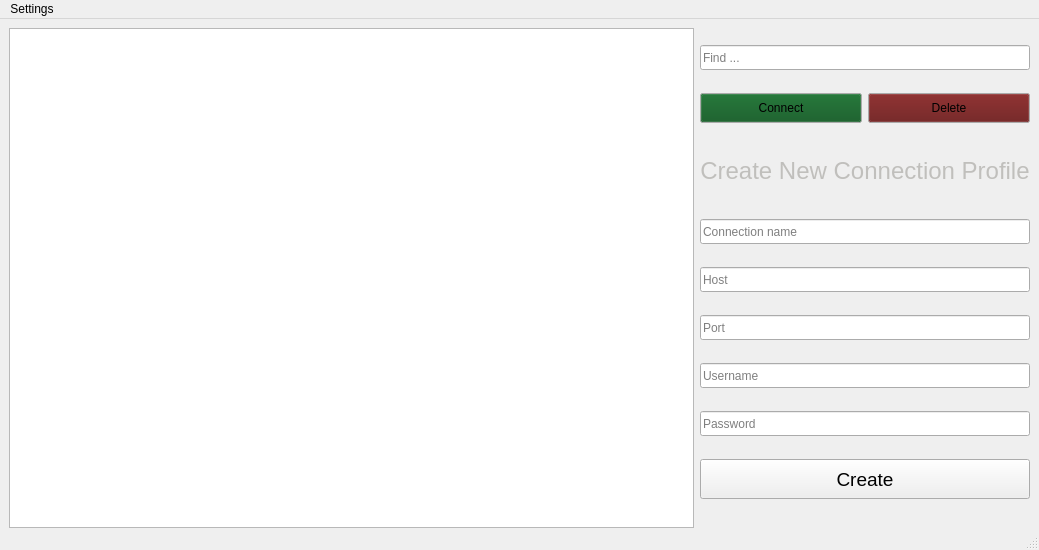
<?xml version="1.0" encoding="UTF-8"?>
<ui version="4.0">
 <class>connection_window</class>
 <widget class="QMainWindow" name="connection_window">
  <property name="enabled">
   <bool>true</bool>
  </property>
  <property name="geometry">
   <rect>
    <x>0</x>
    <y>0</y>
    <width>1039</width>
    <height>550</height>
   </rect>
  </property>
  <property name="sizePolicy">
   <sizepolicy hsizetype="Preferred" vsizetype="Preferred">
    <horstretch>0</horstretch>
    <verstretch>0</verstretch>
   </sizepolicy>
  </property>
  <property name="minimumSize">
   <size>
    <width>1000</width>
    <height>550</height>
   </size>
  </property>
  <property name="maximumSize">
   <size>
    <width>16777215</width>
    <height>16777215</height>
   </size>
  </property>
  <property name="contextMenuPolicy">
   <enum>Qt::DefaultContextMenu</enum>
  </property>
  <property name="windowTitle">
   <string>Cassandra Tool - Connection Profiles</string>
  </property>
  <widget class="QWidget" name="centralwidget">
   <layout class="QGridLayout" name="gridLayout">
    <item row="0" column="0">
     <layout class="QHBoxLayout" name="horizontalLayout_2" stretch="3,1">
      <item>
       <layout class="QVBoxLayout" name="verticalLayout_2">
        <item>
         <widget class="QTableView" name="connection_profiles_table_view">
          <property name="sizePolicy">
           <sizepolicy hsizetype="Expanding" vsizetype="Expanding">
            <horstretch>0</horstretch>
            <verstretch>0</verstretch>
           </sizepolicy>
          </property>
          <property name="minimumSize">
           <size>
            <width>660</width>
            <height>500</height>
           </size>
          </property>
          <property name="sizeAdjustPolicy">
           <enum>QAbstractScrollArea::AdjustIgnored</enum>
          </property>
          <property name="dragEnabled">
           <bool>false</bool>
          </property>
          <property name="dragDropMode">
           <enum>QAbstractItemView::NoDragDrop</enum>
          </property>
          <property name="defaultDropAction">
           <enum>Qt::IgnoreAction</enum>
          </property>
          <property name="showGrid">
           <bool>false</bool>
          </property>
          <attribute name="horizontalHeaderCascadingSectionResizes">
           <bool>false</bool>
          </attribute>
          <attribute name="horizontalHeaderShowSortIndicator" stdset="0">
           <bool>false</bool>
          </attribute>
         </widget>
        </item>
       </layout>
      </item>
      <item>
       <layout class="QVBoxLayout" name="verticalLayout">
        <item>
         <layout class="QVBoxLayout" name="verticalLayout_9">
          <item>
           <widget class="QLineEdit" name="find_line">
            <property name="sizePolicy">
             <sizepolicy hsizetype="Expanding" vsizetype="Expanding">
              <horstretch>0</horstretch>
              <verstretch>0</verstretch>
             </sizepolicy>
            </property>
            <property name="maximumSize">
             <size>
              <width>16777215</width>
              <height>25</height>
             </size>
            </property>
            <property name="text">
             <string/>
            </property>
            <property name="placeholderText">
             <string>Find ...</string>
            </property>
           </widget>
          </item>
         </layout>
        </item>
        <item>
         <layout class="QHBoxLayout" name="horizontalLayout">
          <item>
           <layout class="QVBoxLayout" name="verticalLayout_13">
            <item>
             <widget class="QPushButton" name="connect_button">
              <property name="sizePolicy">
               <sizepolicy hsizetype="Expanding" vsizetype="Expanding">
                <horstretch>0</horstretch>
                <verstretch>0</verstretch>
               </sizepolicy>
              </property>
              <property name="maximumSize">
               <size>
                <width>16777215</width>
                <height>30</height>
               </size>
              </property>
              <property name="palette">
               <palette>
                <active>
                 <colorrole role="Button">
                  <brush brushstyle="SolidPattern">
                   <color alpha="255">
                    <red>8</red>
                    <green>84</green>
                    <blue>27</blue>
                   </color>
                  </brush>
                 </colorrole>
                </active>
                <inactive>
                 <colorrole role="Button">
                  <brush brushstyle="SolidPattern">
                   <color alpha="255">
                    <red>8</red>
                    <green>84</green>
                    <blue>27</blue>
                   </color>
                  </brush>
                 </colorrole>
                </inactive>
                <disabled>
                 <colorrole role="Button">
                  <brush brushstyle="SolidPattern">
                   <color alpha="255">
                    <red>8</red>
                    <green>84</green>
                    <blue>27</blue>
                   </color>
                  </brush>
                 </colorrole>
                </disabled>
               </palette>
              </property>
              <property name="text">
               <string>Connect</string>
              </property>
             </widget>
            </item>
           </layout>
          </item>
          <item>
           <layout class="QVBoxLayout" name="verticalLayout_11">
            <item>
             <widget class="QPushButton" name="delete_button">
              <property name="sizePolicy">
               <sizepolicy hsizetype="Expanding" vsizetype="Expanding">
                <horstretch>0</horstretch>
                <verstretch>0</verstretch>
               </sizepolicy>
              </property>
              <property name="maximumSize">
               <size>
                <width>16777215</width>
                <height>30</height>
               </size>
              </property>
              <property name="palette">
               <palette>
                <active>
                 <colorrole role="Button">
                  <brush brushstyle="SolidPattern">
                   <color alpha="255">
                    <red>100</red>
                    <green>14</green>
                    <blue>14</blue>
                   </color>
                  </brush>
                 </colorrole>
                </active>
                <inactive>
                 <colorrole role="Button">
                  <brush brushstyle="SolidPattern">
                   <color alpha="255">
                    <red>100</red>
                    <green>14</green>
                    <blue>14</blue>
                   </color>
                  </brush>
                 </colorrole>
                </inactive>
                <disabled>
                 <colorrole role="Button">
                  <brush brushstyle="SolidPattern">
                   <color alpha="255">
                    <red>100</red>
                    <green>14</green>
                    <blue>14</blue>
                   </color>
                  </brush>
                 </colorrole>
                </disabled>
               </palette>
              </property>
              <property name="text">
               <string>Delete</string>
              </property>
             </widget>
            </item>
           </layout>
          </item>
         </layout>
        </item>
        <item>
         <layout class="QVBoxLayout" name="verticalLayout_12">
          <item>
           <widget class="QLabel" name="label">
            <property name="sizePolicy">
             <sizepolicy hsizetype="Expanding" vsizetype="Expanding">
              <horstretch>0</horstretch>
              <verstretch>0</verstretch>
             </sizepolicy>
            </property>
            <property name="maximumSize">
             <size>
              <width>16777215</width>
              <height>50</height>
             </size>
            </property>
            <property name="palette">
             <palette>
              <active>
               <colorrole role="WindowText">
                <brush brushstyle="SolidPattern">
                 <color alpha="255">
                  <red>192</red>
                  <green>191</green>
                  <blue>188</blue>
                 </color>
                </brush>
               </colorrole>
              </active>
              <inactive>
               <colorrole role="WindowText">
                <brush brushstyle="SolidPattern">
                 <color alpha="255">
                  <red>192</red>
                  <green>191</green>
                  <blue>188</blue>
                 </color>
                </brush>
               </colorrole>
              </inactive>
              <disabled/>
             </palette>
            </property>
            <property name="font">
             <font>
              <pointsize>18</pointsize>
             </font>
            </property>
            <property name="text">
             <string>Create New Connection Profile</string>
            </property>
            <property name="alignment">
             <set>Qt::AlignCenter</set>
            </property>
           </widget>
          </item>
         </layout>
        </item>
        <item>
         <layout class="QVBoxLayout" name="verticalLayout_10">
          <item>
           <widget class="QLineEdit" name="conn_prof_name_line">
            <property name="sizePolicy">
             <sizepolicy hsizetype="Expanding" vsizetype="Expanding">
              <horstretch>0</horstretch>
              <verstretch>0</verstretch>
             </sizepolicy>
            </property>
            <property name="maximumSize">
             <size>
              <width>16777215</width>
              <height>25</height>
             </size>
            </property>
            <property name="contextMenuPolicy">
             <enum>Qt::ActionsContextMenu</enum>
            </property>
            <property name="accessibleDescription">
             <string/>
            </property>
            <property name="text">
             <string/>
            </property>
            <property name="placeholderText">
             <string>Connection name</string>
            </property>
            <property name="clearButtonEnabled">
             <bool>false</bool>
            </property>
           </widget>
          </item>
         </layout>
        </item>
        <item>
         <layout class="QVBoxLayout" name="verticalLayout_15">
          <item>
           <widget class="QLineEdit" name="host_line">
            <property name="sizePolicy">
             <sizepolicy hsizetype="Expanding" vsizetype="Expanding">
              <horstretch>0</horstretch>
              <verstretch>0</verstretch>
             </sizepolicy>
            </property>
            <property name="maximumSize">
             <size>
              <width>16777215</width>
              <height>25</height>
             </size>
            </property>
            <property name="text">
             <string/>
            </property>
            <property name="placeholderText">
             <string>Host</string>
            </property>
           </widget>
          </item>
         </layout>
        </item>
        <item>
         <layout class="QVBoxLayout" name="verticalLayout_16">
          <item>
           <widget class="QLineEdit" name="port_line">
            <property name="sizePolicy">
             <sizepolicy hsizetype="Expanding" vsizetype="Expanding">
              <horstretch>0</horstretch>
              <verstretch>0</verstretch>
             </sizepolicy>
            </property>
            <property name="maximumSize">
             <size>
              <width>16777215</width>
              <height>25</height>
             </size>
            </property>
            <property name="text">
             <string/>
            </property>
            <property name="placeholderText">
             <string>Port</string>
            </property>
           </widget>
          </item>
         </layout>
        </item>
        <item>
         <layout class="QVBoxLayout" name="verticalLayout_18">
          <item>
           <widget class="QLineEdit" name="username_line">
            <property name="sizePolicy">
             <sizepolicy hsizetype="Expanding" vsizetype="Expanding">
              <horstretch>0</horstretch>
              <verstretch>0</verstretch>
             </sizepolicy>
            </property>
            <property name="maximumSize">
             <size>
              <width>16777215</width>
              <height>25</height>
             </size>
            </property>
            <property name="text">
             <string/>
            </property>
            <property name="placeholderText">
             <string>Username</string>
            </property>
           </widget>
          </item>
         </layout>
        </item>
        <item>
         <layout class="QVBoxLayout" name="verticalLayout_19">
          <item>
           <widget class="QLineEdit" name="password_line">
            <property name="sizePolicy">
             <sizepolicy hsizetype="Expanding" vsizetype="Expanding">
              <horstretch>0</horstretch>
              <verstretch>0</verstretch>
             </sizepolicy>
            </property>
            <property name="maximumSize">
             <size>
              <width>16777215</width>
              <height>25</height>
             </size>
            </property>
            <property name="text">
             <string/>
            </property>
            <property name="echoMode">
             <enum>QLineEdit::Password</enum>
            </property>
            <property name="placeholderText">
             <string>Password</string>
            </property>
           </widget>
          </item>
         </layout>
        </item>
        <item>
         <layout class="QVBoxLayout" name="verticalLayout_20">
          <item>
           <widget class="QPushButton" name="create_new_connection_button">
            <property name="sizePolicy">
             <sizepolicy hsizetype="Expanding" vsizetype="Expanding">
              <horstretch>0</horstretch>
              <verstretch>0</verstretch>
             </sizepolicy>
            </property>
            <property name="maximumSize">
             <size>
              <width>16777215</width>
              <height>40</height>
             </size>
            </property>
            <property name="font">
             <font>
              <pointsize>14</pointsize>
             </font>
            </property>
            <property name="text">
             <string>Create</string>
            </property>
           </widget>
          </item>
         </layout>
        </item>
       </layout>
      </item>
     </layout>
    </item>
   </layout>
  </widget>
  <widget class="QMenuBar" name="menubar">
   <property name="geometry">
    <rect>
     <x>0</x>
     <y>0</y>
     <width>1039</width>
     <height>22</height>
    </rect>
   </property>
   <widget class="QMenu" name="menuSettings">
    <property name="title">
     <string>Settings</string>
    </property>
   </widget>
   <addaction name="menuSettings"/>
  </widget>
  <widget class="QStatusBar" name="statusbar"/>
 </widget>
 <resources/>
 <connections/>
</ui>
